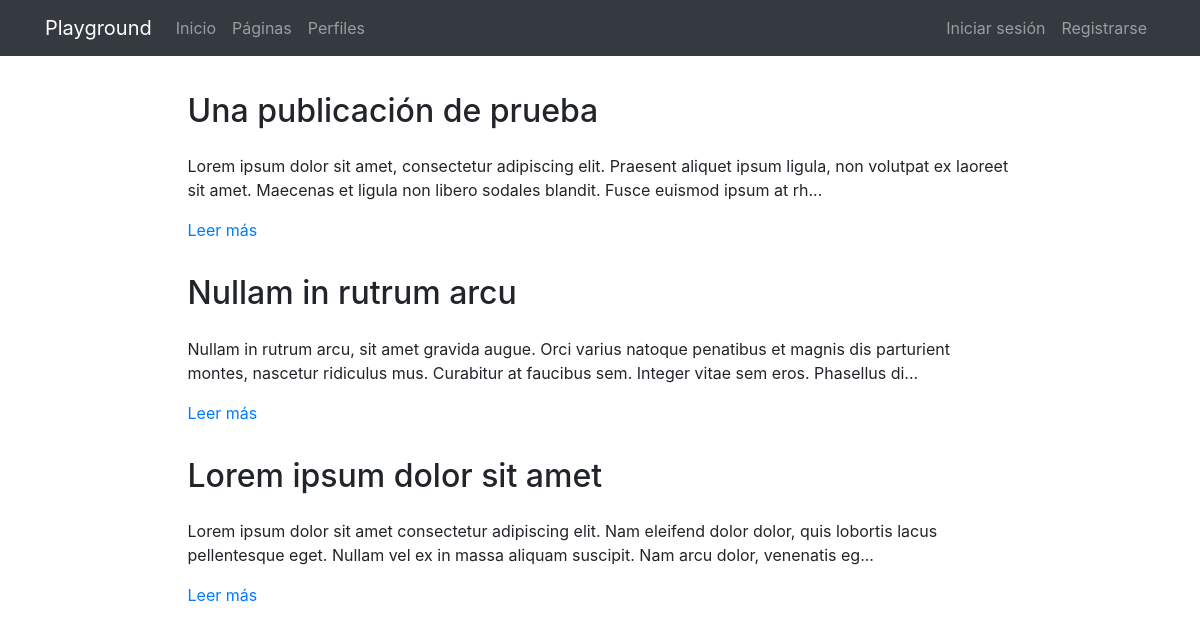
The page /pages/ on the database its author committed.
### pages/models.py (models this page shows, shortened)
class Page(models.Model):
    title = models.CharField(verbose_name="Título", max_length=200)
    content = RichTextField(verbose_name="Contenido")
    order = models.SmallIntegerField(verbose_name="Orden", default=0)
    created = models.DateTimeField(auto_now_add=True, verbose_name="Fecha de creación")
    updated = models.DateTimeField(auto_now=True, verbose_name="Fecha de edición")
    class Meta:
        verbose_name = "página"
        verbose_name_plural = "páginas"
        ordering = ['order', 'title']

### pages/views.py (the view)
# urls.py: path('', PageListView.as_view(), name='pages'),
class PageListView(ListView):
    model = Page

### pages/templates/pages/page_list.html (shortened to what this page needs)
{% extends 'core/base.html' %}
{% load static %}
{% block content %}
{% include 'pages/includes/pages_menu.html' %}
<main role="main">
  <div class="container mb-4">
    {% for page in page_list|dictsort:"id" reversed %}
      <div class="row mt-3">
        <div class="col-md-9 mx-auto">
          <h2 class="mb-4">{{page.title}}</h2>
          <div>
            <p>{{page.content|striptags|safe|truncatechars:"200"}}</p>
            <p><a href="{% url 'pages:page' page.id page.title|slugify %}">Leer más</a>
            </p>
          </div>
        </div>
      </div>
    {% endfor %}
  </div>
</main>
{% endblock %}

### core/static/core/css/main.css (style rules this page uses)
main { padding-top: 20px; }
:root { --jumbotron-padding-y: 3rem; }

### rows shown on the page
Page: title "Una publicación de prueba", content "Lorem ipsum dolor sit amet, consectetur adipiscing elit. Praesent aliquet ipsum ligula, non volutpat ex laoreet sit amet. Maecenas et ligula non libero sodales blandit. Fusce euismod ipsum at rh..."
Page: title "Nullam in rutrum arcu", content "Nullam in rutrum arcu, sit amet gravida augue. Orci varius natoque penatibus et magnis dis parturient montes, nascetur ridiculus mus. Curabitur at faucibus sem. Integer vitae sem eros. Phasellus di..."
Page: title "Lorem ipsum dolor sit amet", content "Lorem ipsum dolor sit amet consectetur adipiscing elit. Nam eleifend dolor dolor, quis lobortis lacus pellentesque eget. Nullam vel ex in massa aliquam suscipit. Nam arcu dolor, venenatis eg..."
